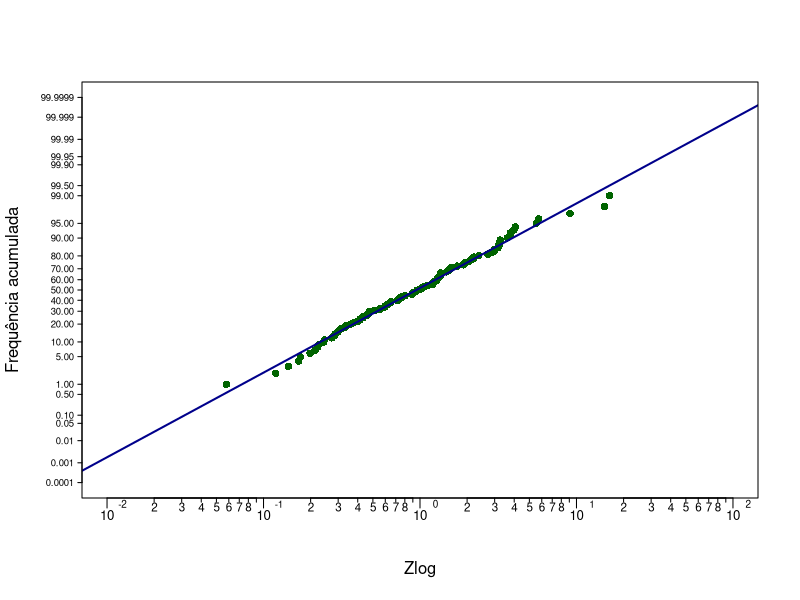

The R script that drew this image:
# Programa para plotagem curva log-prob. arit.
setwd("..\\data_r\\positive100")
dados <- read.csv("positive100.CSV",sep=";",header=TRUE)
zmin=min(dados$Zlog,na.rm=TRUE)
zmax=max(dados$Zlog,na.rm=TRUE)
z=dados$Zlog
titulo=colnames(dados[3])
zsort=sort(z,decreasing=FALSE)
nc=length(zsort)
freq=c(rep(1,nc))
freq_acum=c(rep(0,nc))
freq_acum[1]=freq[1]/(nc+1)
for (j in 2:nc) {freq_acum[j]=freq_acum[j-1]+freq[j]/(nc+1)}
acum_gauss=qnorm(freq_acum)
# transformando os dados base em log10
zlog10=log10(zsort)
# encontrando min e max em termos de decadas logaritmicas
logZmin=log10(zmin)
decMin=floor(logZmin)
logZmax=log10(zmax)
decMax=ceiling(logZmax)
if (logZmax < 0) {decMax=ceiling(-logZmax)}
if (logZmax < 0) {decMax=-decMax}
ymin=-4.7534243
ymax=4.7534243
setwd("..\\data_r\\tempo")
pdf("Logarithmic_probability.pdf",width=5,height=5)
plot(NA,NA,xlim=c(decMin,decMax), ylim=c(ymin,ymax), type="n", 
xaxt="n", yaxt="n",frame=FALSE, xlab=titulo, ylab="Frequência acumulada")
eixox=seq(decMin,decMax)
axis(side=1, labels=FALSE, at=c(eixox),line=0., tick=TRUE,outer=FALSE)
nl=length(eixox)
deltax=0.10
if (decMax-decMin < 3) {deltax=0.05}
# codigo de plotagem dos labels dos eixos baseado em Annis (2020)
# https://stat.ethz.ch/pipermail/r-help/2004-February/045370.html#
text(x=c(eixox),y=rep(ymin-0.8,nl),rep("10",nl), xpd=NA, cex=0.8)
text(x=c(eixox)+deltax,y=rep(ymin-0.6,5)+0.08,c(as.character(eixox)),xpd=NA,cex=0.6)
for (i in eixox[1]:(eixox[nl]-1)){
  axis(side=1, at=log10(c(2, 3, 4, 5, 6, 7, 8, 9))+ i,   cex=1, labels=NA,
  line = 0, tck = -0.01)
  text(x=log10(c(2, 3, 4, 5, 6, 7, 8))+ i, y=rep(ymin-0.6, 7), c("2", "3",
  "4", "5", "6", "7", "8"), xpd = NA, cex=0.7)
}
porcentagens<-c(rep(0,25))
porcentagens<-c(0.0001,0.001,0.01,0.05,0.10,0.50,1.00,5.00,10.00,20.00,30.00,40.00,50.00,
60.00,70.00,80.00,90.00,95.00,99.00,99.50,99.90,99.95,99.99,99.999,99.9999)
#for (i in 1:25) {porcentagens[i]=porcentagens[i]/100}
porcentagens=porcentagens/100
eixoy=c(rep(0,25))
eixoy=qnorm(porcentagens)
# calculo do delta no eixo Y para os labels
deltay=-0.004+0.054*(decMax-decMin)
axis(side=2,at=c(eixoy),labels=NA,line=0,tck=-0.01)
text(x=rep(decMin-deltay,25),y=c(eixoy),cex=0.575,xpd=NA,labels=c("0.0001","0.001","0.01","0.05","0.10","0.50",
"1.00","5.00","10.00","20.00","30.00","40.00","50.00","60.00","70.00","80.00",
"90.00","95.00","99.00","99.50","99.90","99.95","99.99","99.999","99.9999"),adj=1)
#plotagem dos pontos
points(x=zlog10,y=acum_gauss,col="darkgreen",pch=16)
abline(lm(acum_gauss~zlog10),col="darkblue",lwd=2)
box()